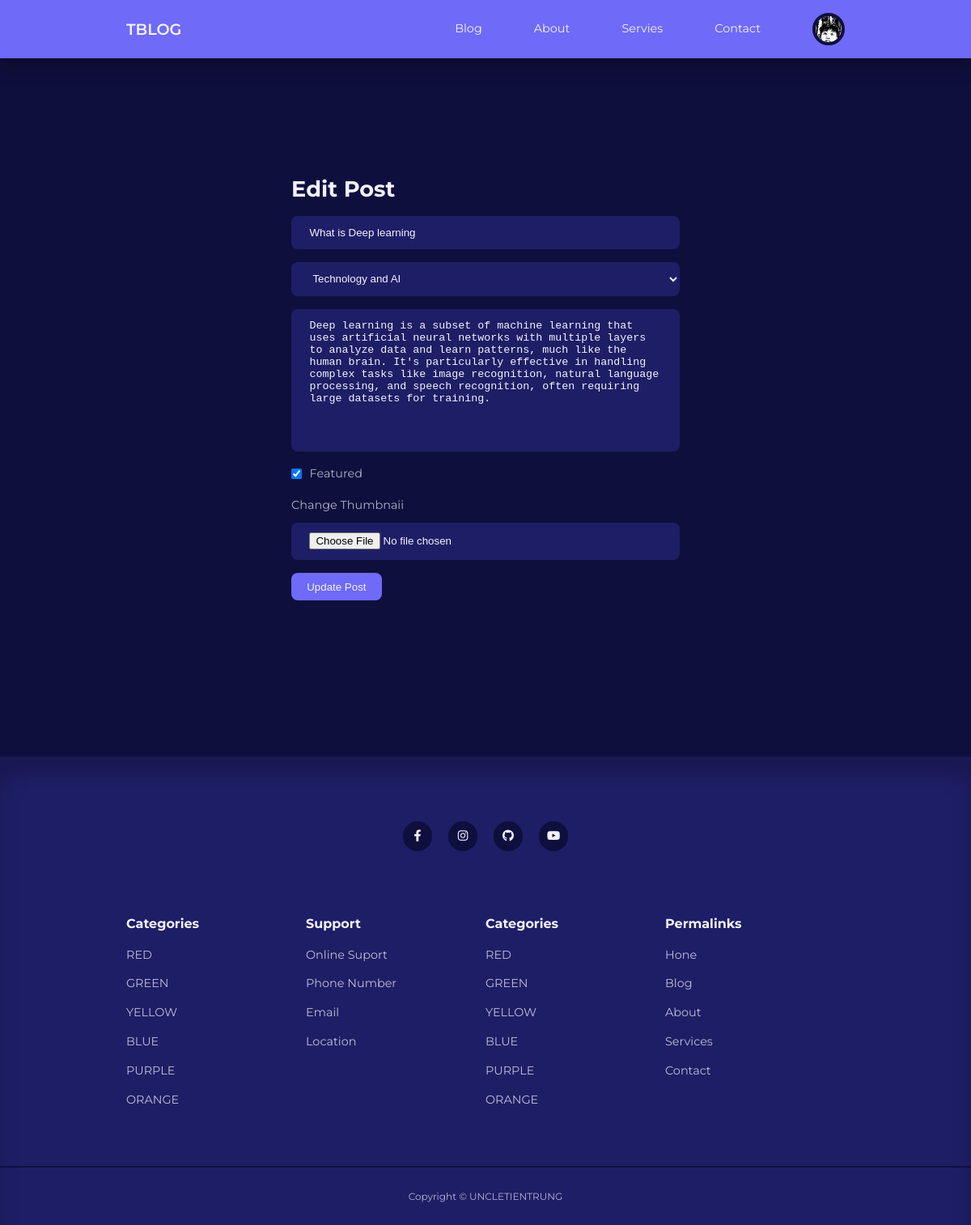
/admin/edit-post.php?id=10 (signed in), run on the app's committed database.
### tables this page shows
CREATE TABLE `users` (
  `id` int(11) UNSIGNED NOT NULL,
  `first_name` varchar(50) NOT NULL,
  `last_name` varchar(50) NOT NULL,
  `user_name` varchar(50) NOT NULL,
  `email` varchar(255) NOT NULL,
  `password` varchar(255) NOT NULL,
  `avatar` varchar(255) NOT NULL,
  `is_admin` tinyint(1) NOT NULL
);

CREATE TABLE `posts` (
  `id` int(50) UNSIGNED NOT NULL,
  `title` varchar(255) NOT NULL,
  `body` text NOT NULL,
  `thumbnail` varchar(255) NOT NULL,
  `date_time` timestamp NOT NULL DEFAULT current_timestamp(),
  `category_id` int(11) UNSIGNED DEFAULT NULL,
  `author_id` int(11) UNSIGNED DEFAULT NULL,
  `is_featured` tinyint(1) NOT NULL
);

CREATE TABLE `categories` (
  `id` int(11) UNSIGNED NOT NULL,
  `title` varchar(50) NOT NULL,
  `description` text NOT NULL
);

### admin/edit-post.php (the view, shortened to what this page needs)
<?php
    include 'partials/header.php';
    $query="SELECT * FROM categories";
    $categories = mysqli_query($conn, $query);
    if(isset($_GET['id'])){
        $id=filter_var($_GET['id'], FILTER_SANITIZE_NUMBER_INT);
        $query_post="SELECT * FROM posts WHERE id = $id";
        $result_post=mysqli_query($conn, $query_post);
        if(mysqli_num_rows($result_post)==1){
            $update_post=mysqli_fetch_assoc($result_post);
        }
    }else{
        header('location: '.ROOT_URL.'admin');
        die();
    }
?>
    <section class="form__section">
        <div class="container form__section-container">
            <h2>Edit Post</h2>
            <form action="<?= ROOT_URL?>admin/edit-post-logic.php" enctype="multipart/form-data" method="POST">
                <input type="text" placeholder="Title" name="title" value="<?= $update_post['title'] ?>">
                <select name="category">
                    <?php while($category_row=mysqli_fetch_assoc($categories)) : ?>
                        <option value="<?= $category_row['id']?>"
                                <?= $update_post['category_id']== $category_row['id'] ? 'selected' : ''?>>
                                    <?= $category_row['title'] ?>
                        </option>
                    <?php endwhile ?>
                </select>
                <textarea rows="10" placeholder="Body" name="body" ><?= $update_post['body'] ?></textarea>
                <?php if(isset($_SESSION['user_is_admin'])) : ?>
                    <div class="form__control inline">
                        <input type="checkbox" id="is_featured" value="1" name="is_featured"  <?= $update_post['is_featured']== 1 ? 'checked' : ''?>>
                        <label for="is_featured" >Featured</label>
                    </div>
                <?php endif ?>
                <div class="form__control">
                    <label for="thumbnail">Change Thumbnaii</label>
                    <input type="file" id="thumbnaii" name="thumbnail">
                </div>
                <button type="submit" class="btn" name="submit">Update Post</button>
            </form>
        </div>
    </section>
<?php
    include '../partials/footer.php';
?>

### admin/partials/header.php (shortened to what this page needs)
<?php
    require 'config/database.php';
    if(isset($_SESSION['user-id'])){
        $id=filter_var($_SESSION['user-id'], FILTER_SANITIZE_FULL_SPECIAL_CHARS);
        $sql = "SELECT * FROM users WHERE id='$id'";
        $result=mysqli_query($conn, $sql);
        $user=mysqli_fetch_assoc($result);
    }
?>
<!DOCTYPE html>
<html lang="en">
<head>
    <link rel="stylesheet" href="<?= ROOT_URL ?>/css/style.css">
    <link rel="stylesheet" href="https://cdnjs.cloudflare.com/ajax/libs/font-awesome/6.4.0/css/all.min.css">
</head>
<body>
    <nav>
        <div class="container nav__container">
            <a href="<?= ROOT_URL ?>" class="nav__logo">TBLOG</a>
            <ul class="nav__items">
                <li><a href="<?= ROOT_URL ?>blog.php">Blog</a></li>
                <li><a href="<?= ROOT_URL ?>about.php">About</a></li>
                <li><a href="<?= ROOT_URL ?>services.php">Servies</a></li>
                <li><a href="<?= ROOT_URL ?>contact.php">Contact</a></li>
                <?php if(isset($_SESSION['user-id'])) : ?>
                    <li class="nav__profile">
                        <div class="avatar">
                            <img src="<?= ROOT_URL . 'images/' .$user['avatar']?>">
                        </div>
                    </li>
                <?php else : ?>
                    <li><a href="<?= ROOT_URL ?>signin.php">Signin</a></li>
                <?php endif; ?>
            </ul>
        </div>
    </nav>

### css/style.css (style rules this page uses)
:root { --color-primary: #6f6af8; --color-primary-light: hsl(242,91%,69,18%); --color-primary-variant: #5854c7; --color-red: #da0f3f; --color-red-light: hsl(346, 87%, 46%, 15%); --color-green: #00c476; --color-green-light: hsl(156, 100%, 38%, 15%); --color-gray-900: #1e1e66; --color-gray-700: #2d2b7c; --color-gray-300: rgba(242, 242, 254, 0.3); --color-gray-200: rgba(242, 242, 254, 0.7); --color-white: #f2f2fe; --color-bg: #0f0f3e; --transition: all 300ms ease; --container-width-lg: 74%; --container-width-md: 88%; --form-width: 40%; --card-border-radius-1: 0.3rem; --card-border-radius-2: 0.5rem; --card-border-radius-3: 0.8rem; --card-border-radius-4: 2rem; --card-border-radius-5: 5rem; }
* { margin: 0; padding: 0; outline: 0; border: 0; appearance: 0; list-style: none; text-decoration: none; box-sizing: border-box; }
body { font-family: "Montserrat", sans-serif; line-height: 1.6; color: var(--color-gray-200); overflow-x: hidden; background: var(--color-bg); font-size: 0.9rem; }
.container { width: var(--container-width-lg); max-width: 1800px; margin-inline: auto; }
section { margin-top: 3rem; width: 100vw; }
h1, h2, h3, h4, h5 { color: var(--color-white); line-height: 1.3; }
h2 { font-size: 1.7rem; margin: 1rem 0; }
a { color: var(--color-white); transition: var(--transition); }
img { display: block; width: 100%; object-fit: cover; }
nav { background: var(--color-primary); width: 100vw; height: 4.5rem; position: fixed; top: 0; z-index: 10; box-shadow: 0 1rem 1rem rgba(0, 0, 0, 0.2); }
.nav__container { height: 100%; display: flex; align-items: center; justify-content: space-between; }
.avatar { width: 2.5rem; height: 2.5rem; border-radius: 50%; overflow: hidden; border: 0.3rem solid var(--color-bg); }
.nav__logo { font-weight: 600; font-size: 1.2rem; }
.nav__items { display: flex; align-items: center; gap: 4rem; }
.nav__profile { position: relative; cursor: pointer; }
.btn { display: inline-block; width: fit-content; padding: 0.6rem 1.2rem; background-color: var(--color-primary); border-radius: var(--card-border-radius-2); cursor: pointer; transition: var(--transition); color: var(--color-white); }
.form__section { display: grid; place-items: center; height: 100vh; margin-bottom: 4rem; }
.form__section-container { width: var(--form-width); }
form { display: flex; flex-direction: column; gap: 1rem; }
.form__control { display: flex; flex-direction: column; gap: 0.6rem; }
.form__control.inline { flex-direction: row; align-items: center; }
input, textarea, select { padding: 0.8rem 1.4rem; background-color: var(--color-gray-900); border-radius: var(--card-border-radius-2); resize: none; color: var(--color-white); }

### data on the page
users: avatar (picture)
posts: title "What is Deep learning", category "Technology and AI", body "Deep learning is a subset of machine learning that uses artificial neural networks with multiple layers to analyze data and learn patterns, much like the human brain. It's particularly effective in handling complex tasks like image recognition, natural language processing, and speech recognition, often requiring large datasets for training.", is_featured "☑"
